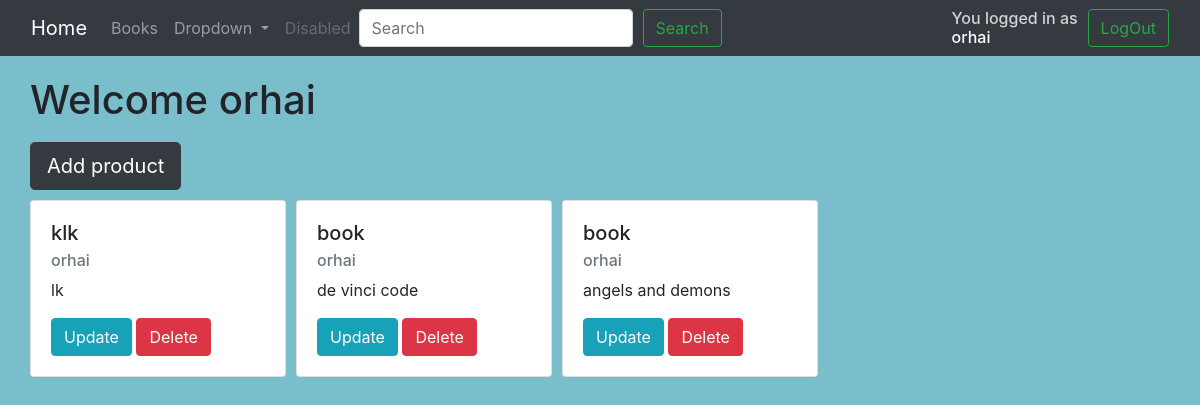
The app's page / (signed in), older data.
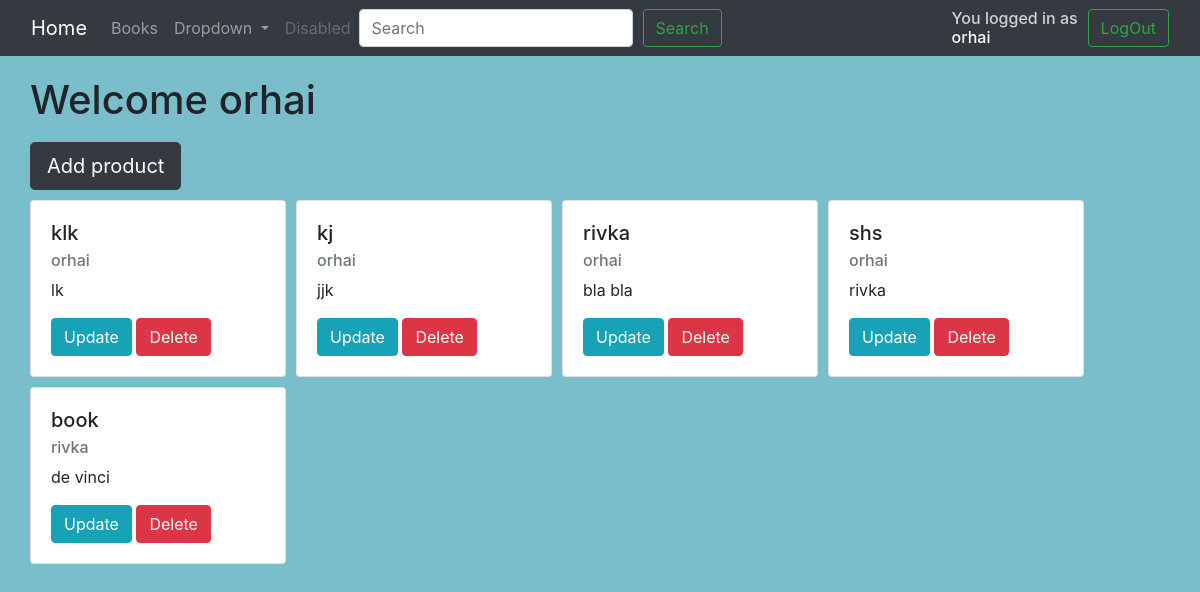
The same page, newer data.
### login/models.py (models this page shows, shortened)
class Product(models.Model):
    product = models.CharField(max_length=200, null=True)
    description = models.CharField(max_length=200, null=True)
    user = models.ForeignKey(User, null=True, on_delete=models.SET_NULL)

### login/views.py (the view)
# urls.py: 2. Add a URL to urlpatterns:  path('', views.home, name='home')
@login_required(login_url='signin')
def home(request):
    users = User.objects.all()
    if 'search' in request.GET:
        search = request.GET['search']
        multiple = Q(Q(product__icontains=search) | Q(description__icontains=search) | Q(user__username__icontains=search))
        product = Product.objects.filter(multiple)
    else:
        product = Product.objects.all()
    return render(request, 'Home.html', {'product': product, 'users': users})

### templates/Home.html (shortened to what this page needs)
{% extends 'style/main.html' %}
{% block content %}
    <h1 style="margin-left: 30px; margin-top: 20px">Welcome {{ user }}</h1>
    <a style="margin-left: 30px; margin-top: 10px" class="btn btn btn-dark btn-lg" href="{% url 'add_product' %} ">Add product</a>
    <br>
    {% for p in product %}
        <div style="margin-left: 20px">
            <div class="card" style="width: 16rem; margin-left: 10px; margin-top: 10px; float: left">
                <div class="card-body">
                    <h5 class="card-title">{{ p.product }}</h5>
                    <h6 class="card-subtitle mb-2 text-muted">{{ p.user }}</h6>
                    <p class="card-text">{{ p.description }}</p>
                    <a class="btn btn-info" href="{% url 'update_product' p.pk %}">Update</a>
                    <a class="btn btn-danger" href="{% url 'delete_product' p.pk %}">Delete</a>
                </div>
            </div>
        </div>
    {% endfor %}
{% endblock %}

### templates/style/main.html (shortened to what this page needs)
<!DOCTYPE html>
<html lang="en">
<head>
    <link rel="stylesheet" href="https://stackpath.bootstrapcdn.com/bootstrap/4.1.3/css/bootstrap.min.css">
    <div style="position: sticky">
        {% include 'style/navbar.html' %}
    </div>
</head>
<body>
    {% block content %}
    {% endblock %}
</body>
</html>

### templates/style/navbar.html (shortened to what this page needs)
<head>
    <link rel="stylesheet" href="https://stackpath.bootstrapcdn.com/bootstrap/4.1.3/css/bootstrap.min.css">
</head>
<body>
    <nav class="navbar navbar-expand-lg navbar-dark bg-dark">
        <div class="container-fluid">
            <a class="navbar-brand" href="{% url 'home' %}">Home</a>
            <div class="collapse navbar-collapse" id="navbarSupportedContent">
                <ul class="navbar-nav me-auto mb-2 mb-lg-0">
                    <li class="nav-item">
                        <a class="nav-link" href="{% url 'authors'  %}">Books</a>
                    </li>
                    <li class="nav-item dropdown">
                        <a class="nav-link dropdown-toggle" href="#" role="button" data-bs-toggle="dropdown"
                            aria-expanded="false">
                            Dropdown
                        </a>
                    </li>
                    <li class="nav-item">
                        <a class="nav-link disabled">Disabled</a>
                    </li>
                </ul>
                <form class="d-flex" role="search">
                    <input class="form-control me-2" name="search" type="search" placeholder="Search" aria-label="Search">
                    <button class="btn btn-outline-success" type="submit">Search</button>
                </form>
            </div>
            <div class="nav-item">
                <center style="float: left">
                    <h6 style="color: lightgray; margin: 0px">You logged in as</h6>
                    <h6 style="margin: 0px; color: #ffffff; float: left">{{ user }}</h6>
                </center>
                <a style="float: end" class="btn btn-outline-success" href="{% url 'logout' %}">LogOut</a>
            </div>
        </div>
    </nav>
</body>

### templates/style/navbar.html (style rules this page uses)
.btn-outline-success { margin-left: 10px; }

### templates/style/main.html (style rules this page uses)
body, html { margin: 0; padding: 0; height: 100%; background: #7abecc !important; }

Row changes from the older to the newer data that the page shows:
removed Product: product "book", user "orhai", description "de vinci code"
removed Product: product "book", user "orhai", description "angels and demons"
added Product: product "kj", user "orhai", description "jjk"
added Product: product "rivka", user "orhai", description "bla bla"
added Product: product "shs", user "orhai", description "rivka"
added Product: product "book", user "rivka", description "de vinci"
